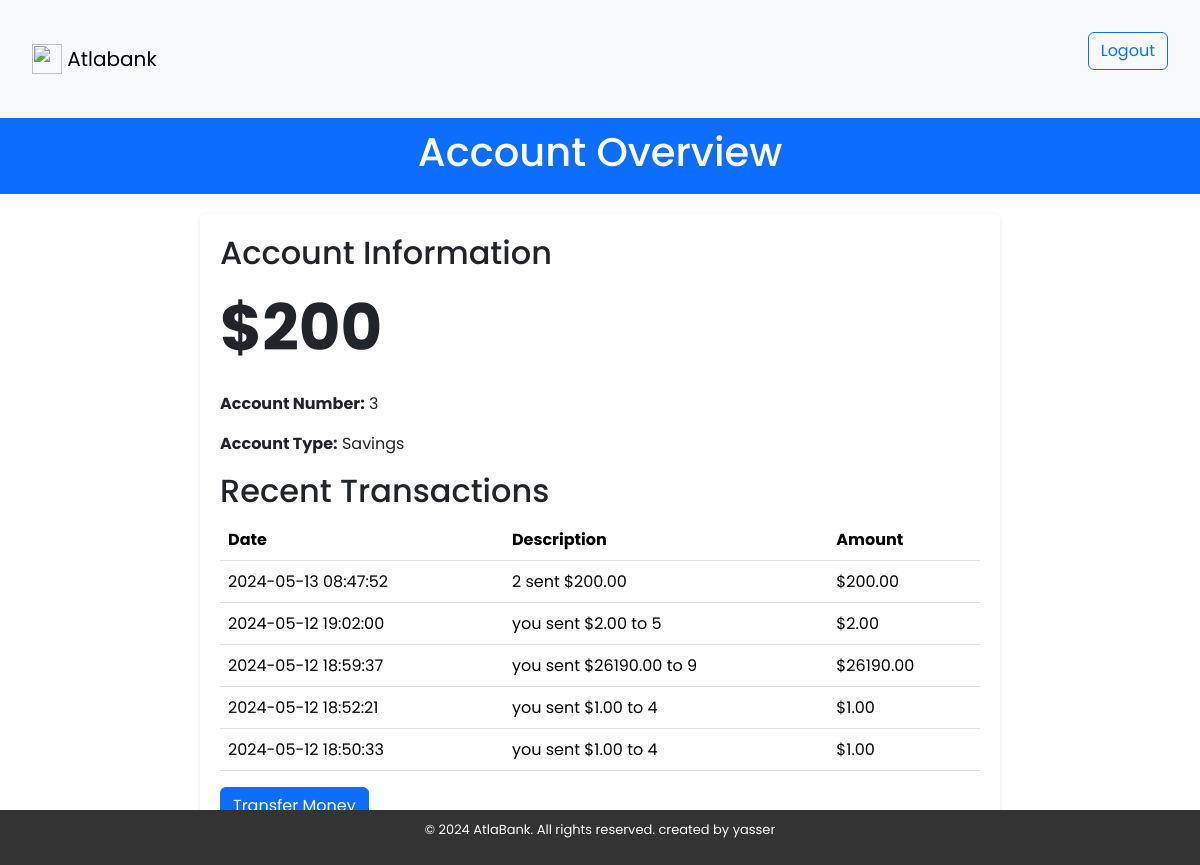
/main.php (signed in), run on the app's committed database.
### tables this page shows
CREATE TABLE `trans` (
  `id` int(11) NOT NULL,
  `timestmp` datetime DEFAULT current_timestamp(),
  `ammount` decimal(10,2) NOT NULL,
  `fromacc` int(11) NOT NULL,
  `toacc` int(11) NOT NULL
);

### main.php (the view, shortened to what this page needs)
<?php
include "templates/header.php"
?>
<body>
    <header>
        <h1>Account Overview</h1>
    </header>
    <div class="container">
        <h2>Account Information</h2>
        <span class="balance-span"><p><strong>$<?php echo $_SESSION['balance']; ?></strong></p></span>
        <p><strong>Account Number:</strong> <?php echo $_SESSION['uidUsers']; ?></p>
        <p><strong>Account Type:</strong> Savings</p>
        <h2>Recent Transactions</h2>
        <table class="table">
            <thead>
                <th>Date</th>
                <th>Description</th>
                <th>Amount</th>
            </thead>
            <tbody>
            <?php
                require "includes/dbh.inc.php";
                $sql = "SELECT * FROM trans WHERE fromacc = '{$_SESSION['uidUsers']}' OR toacc = '{$_SESSION['uidUsers']}' ORDER BY id DESC LIMIT 5";
                $result = $pdo->query($sql);
                if ($result->rowCount() > 0) {
                    while ($row = $result->fetch(PDO::FETCH_ASSOC)) {
                        echo '<tr>';
                        echo '<td>' . $row['timestmp'];
                        if ($row['toacc'] == $_SESSION['uidUsers'])
                        {echo "<td>{$row['fromacc']} sent \${$row['ammount']}</td>";}
                    else
                        {echo "<td>you sent \${$row['ammount']} to {$row['toacc']} </td>";
                        }
                        echo '<td>' . "$" . $row['ammount'] . '</td>';
                        echo '</tr>';
                    }
                }
            ?>
            </tbody>
        </table>
        <a href="transfer.php" class="btn btn-primary">Transfer Money</a>
    </div>
</body>
<?php include "templates/footer.php" ?>

### templates/header.php (shortened to what this page needs)
<link rel="stylesheet" href="https://cdn.jsdelivr.net/npm/bootstrap@5.3.2/dist/css/bootstrap.min.css">
<link rel="stylesheet" href="https://cdnjs.cloudflare.com/ajax/libs/font-awesome/6.5.2/css/all.min.css" />
<link rel="stylesheet" href="design/style.css">
<head>
</head>
<?php
if (isset($_SESSION['uidUsers'])) {
    echo '<nav class="navbar sticky-top navbar-light bg-light">
    <a class="navbar-brand" href="#">
        <img src="https://seeklogo.com/images/E/emblem-of-yamamoto-miyagi-logo-3BB0AAE301-seeklogo.com.png" width="30" height="30" class="d-inline-block align-top" alt="">
        Atlabank
      </a>
      <form class="form-inline" action="includes/logout.inc.php">
        <button class="btn btn-outline-primary my-2 my-sm-0" type="submit">Logout</button>
      </form>
    </nav>';
}
?>

### templates/footer.php (shortened to what this page needs)
<footer>
        <p>© 2024 AtlaBank. All rights reserved. created by yasser</p>
</footer>

### design/style.css (style rules this page uses)
.navbar form { display: flex; justify-content: space-around; }
.navbar form input, .navbar form button, .navbar small { margin-left: 2rem; }
.navbar { padding: 2rem; }
* { font-family: "Poppins", sans-serif; }

### main.php (style rules this page uses)
header { background-color: #0d6efd; color: #fff; padding: 10px 20px; text-align: center; }
.container { max-width: 800px; margin: 20px auto; padding: 20px; background-color: #fff; border-radius: 5px; box-shadow: 0 2px 5px rgba(0, 0, 0, 0.1); }
.balance-span { font-size: 4rem; margin: 2rem 0; }

### templates/footer.php (style rules this page uses)
footer { font-size: small; background-color: #333; color: #fff; text-align: center; padding: 10px 0; width: 100%; position: fixed; bottom: 0; }

### data on the page
trans: timestmp "2024-05-13 08:47:52", fromacc "2", ammount "200.00"
trans: timestmp "2024-05-12 19:02:00", ammount "2.00", toacc "5"
trans: timestmp "2024-05-12 18:59:37", ammount "26190.00", toacc "9"
trans: timestmp "2024-05-12 18:52:21", ammount "1.00", toacc "4"
trans: timestmp "2024-05-12 18:50:33", ammount "1.00", toacc "4"

### other printed values
$_SESSION['balance'] "200"
$_SESSION['uidUsers'] "3"
